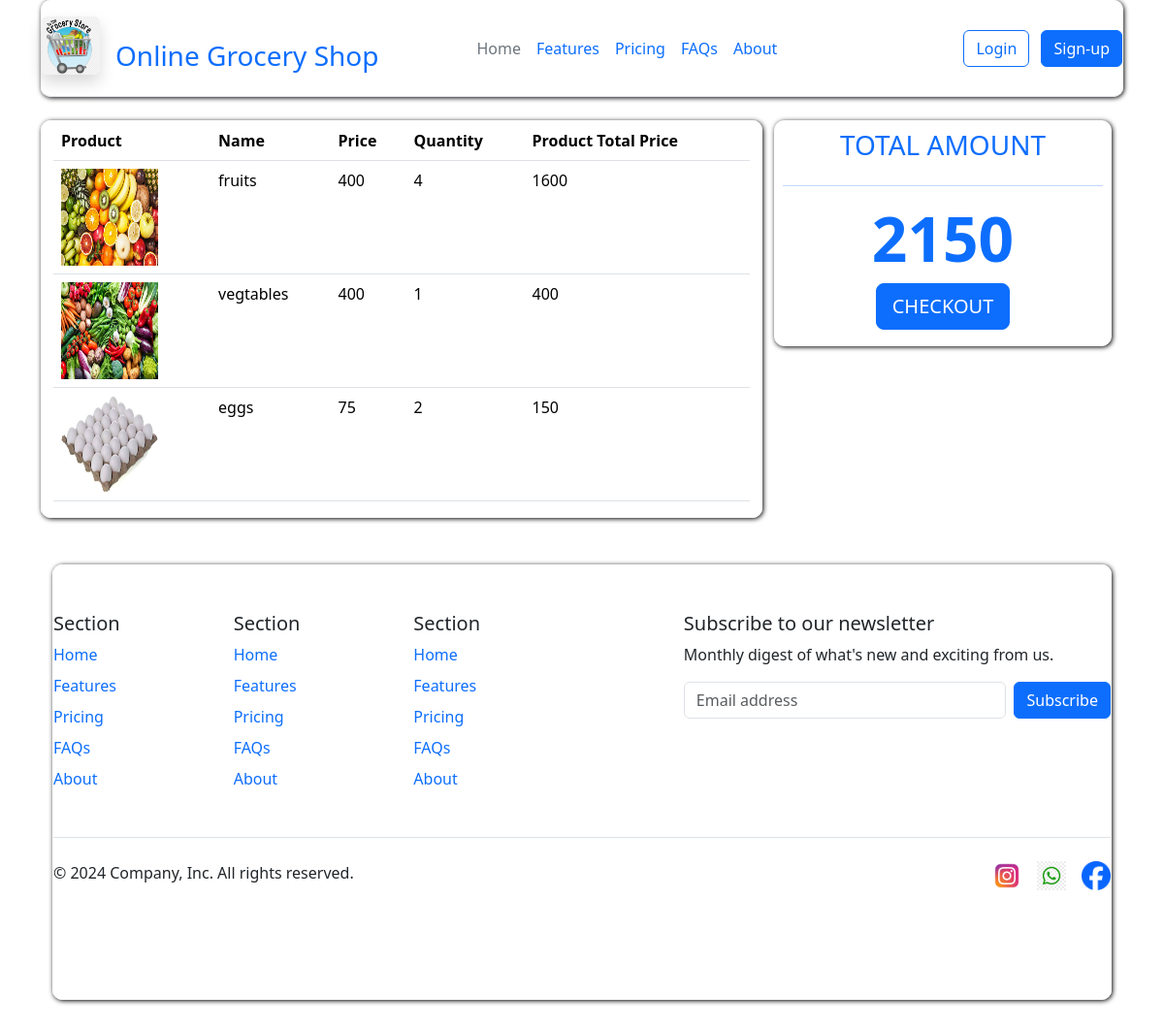
/view_cart/ (signed in), run on the app's committed database.
### myapp/models.py (models this page shows, shortened)
class Cart(models.Model):
    user=models.ForeignKey(Userdata,on_delete=models.CASCADE)
    product_item=models.ForeignKey(Product,on_delete=models.CASCADE)
    quantity=models.PositiveIntegerField(default=1)

class Product(models.Model):
    product_name=models.CharField(max_length=100)
    product_image=models.ImageField(upload_to="product/")
    ogcost=models.IntegerField()
    dcost=models.IntegerField()
    desc=models.TextField()

### myapp/views.py (the view)
# urls.py: path('view_cart/',views.view_cart,name="view_cart"),
def view_cart(request):
    email=request.session['email']
    user=Userdata.objects.get(email=email)
    cart_item=Cart.objects.filter(user=user)
    total_sum=sum(i.product_item.dcost * i.quantity for i in cart_item)
    return render(request,'cart.html',{'cart_items':cart_item,'total_sum':total_sum})

### templates/cart.html (shortened to what this page needs)
<!DOCTYPE html>
<html lang="en">
<head>
    {% load static %}
    <link href="https://cdn.jsdelivr.net/npm/bootstrap@5.3.3/dist/css/bootstrap.min.css" rel="stylesheet">
</head>
<body>
  {% load mathfilters %}
    <div class="container">
        <header class="d-flex flex-wrap align-items-center justify-content-center justify-content-md-between py-3 mb-4 border-bottom">
          <div class="col-md-4 mb-2 mb-md-0">
            <a href="/" class="d-inline-flex link-body-emphasis text-decoration-none">
              <img  src="{% static 'logo.png' %}" height="60px" width="60px" alt="" class="rounded shadow">
              <h3 class="text-primary mt-4 ms-3">
                Online Grocery Shop
              </h3>
            </a>
          </div>
          <ul class="nav col-12 col-md-auto mb-2 justify-content-center mb-md-0">
            <li><a href="#" class="nav-link px-2 link-secondary">Home</a></li>
            <li><a href="#" class="nav-link px-2 text-primary">Features</a></li>
            <li><a href="#" class="nav-link px-2 text-primary">Pricing</a></li>
            <li><a href="#" class="nav-link px-2 text-primary">FAQs</a></li>
            <li><a href="#" class="nav-link px-2 text-primary">About</a></li>
          </ul>
          <div class="col-md-3 text-end">
            <a href="{% url 'login' %}"><button type="button" class="btn btn-outline-primary text-primary me-2">Login</button></a>
            <a href="{% url 'signup' %}"> <button type="button" class="btn btn-primary">Sign-up</button></a>
          </div>
        </header>
        <div class="container mb-5">
          <div class="row">
            <div class="col-8 list">
              <table class="table">
                <tr>
                  <th>Product</th>
                  <th>Name</th>
                  <th>Price</th>
                  <th>Quantity</th>
                  <th>Product Total Price</th>
                </tr>
                {% for i in cart_items %}
                <tr>
                  <td>
                    <img src="{{i.product_item.product_image.url}}" width="100px" height="100px" alt="">
                  </td>
                  <td>
                    {{i.product_item.product_name}}
                  </td>
                  <td>
                    {{i.product_item.dcost}}
                  </td>
                  <td>
                    {{i.quantity}}
                  </td>
                  <td>
                    {{i.product_item.dcost|mul:i.quantity}}
                  </td>
                </tr>
                {% endfor %}
              </table>
            </div>
            <div class="col-4">
              <div class="card text-primary list">
                <div class="text-center">
                  <h3 class="py-2 text-primary rounded-3">
                    TOTAL AMOUNT
                  </h3>
                  <hr class="mx-2">
                  <h1 class="display-3 fw-bold">
                    {{total_sum}}
                  </h1>
                  <a href="{% url 'checkout' %}?amount={{total_sum}}" class="btn btn-primary btn-lg mb-3">CHECKOUT</a>
                </div>
              </div>
            </div>
          </div>
        </div>
          <div class="container hero mt-5 mb-5">
            <footer class="py-5">
              <div class="row">
                <div class="col-6 col-md-2 mb-3">
                  <h5>Section</h5>
                  <ul class="nav flex-column">
                    <li class="nav-item mb-2"><a href="#" class="nav-link p-0 text-primary">Home</a></li>
                    <li class="nav-item mb-2"><a href="#" class="nav-link p-0 text-primary">Features</a></li>
                    <li class="nav-item mb-2"><a href="#" class="nav-link p-0 text-primary">Pricing</a></li>
                    <li class="nav-item mb-2"><a href="#" class="nav-link p-0 text-primary">FAQs</a></li>
                    <li class="nav-item mb-2"><a href="#" class="nav-link p-0 text-primary">About</a></li>
                  </ul>
                </div>
                <div class="col-6 col-md-2 mb-3">
                  <h5>Section</h5>
                  <ul class="nav flex-column">
                    <li class="nav-item mb-2"><a href="#" class="nav-link p-0 text-primary">Home</a></li>
                    <li class="nav-item mb-2"><a href="#" class="nav-link p-0 text-primary">Features</a></li>
                    <li class="nav-item mb-2"><a href="#" class="nav-link p-0 text-primary">Pricing</a></li>
                    <li class="nav-item mb-2"><a href="#" class="nav-link p-0 text-primary">FAQs</a></li>
                    <li class="nav-item mb-2"><a href="#" class="nav-link p-0 text-primary">About</a></li>
                  </ul>
                </div>
                <div class="col-6 col-md-2 mb-3">
                  <h5>Section</h5>
                  <ul class="nav flex-column">
                    <li class="nav-item mb-2"><a href="#" class="nav-link p-0 text-primary">Home</a></li>
                    <li class="nav-item mb-2"><a href="#" class="nav-link p-0 text-primary">Features</a></li>
                    <li class="nav-item mb-2"><a href="#" class="nav-link p-0 text-primary">Pricing</a></li>
                    <li class="nav-item mb-2"><a href="#" class="nav-link p-0 text-primary">FAQs</a></li>
                    <li class="nav-item mb-2"><a href="#" class="nav-link p-0 text-primary">About</a></li>
                  </ul>
                </div>
                <div class="col-md-5 offset-md-1 mb-3">
                  <form>
                    <h5>Subscribe to our newsletter</h5>
                    <p>Monthly digest of what's new and exciting from us.</p>
                    <div class="d-flex flex-column flex-sm-row w-100 gap-2">
                      <input id="newsletter1" type="text" class="form-control" placeholder="Email address">
                      <button class="btn btn-primary" type="button">Subscribe</button>
                    </div>
                  </form>
                </div>
              </div>
              <div class="d-flex flex-column flex-sm-row justify-content-between py-4 my-4 border-top">
               <p>&copy; 2024 Company, Inc. All rights reserved.</p>
                <ul class="list-unstyled d-flex">
                  <li class="ms-3"><a class="link-body-emphasis" href="#"><img src="{% static 'insta.png' %}" alt="" width="30px" height="30px"></a></li>
                  <li class="ms-3"><a class="link-body-emphasis" href="#"><img src="{% static 'whatsapp.png' %}" alt="" width="30px" height="30px"></a></li>
                  <li class="ms-3"><a class="link-body-emphasis" href="#"><img src="{% static 'facebook.png' %}" alt="" width="30px" height="30px"></a></li>
                </ul>
              </div>
            </footer>
      </div>
</body>
</html>

### templates/cart.html (style rules this page uses)
header { border: 1px solid #fff; border-radius: 10px; box-shadow: 1px 1px 5px #000; }
.list { border: 1px solid #fff; border-radius: 10px; box-shadow: 1px 1px 5px #000; }
footer { border: 1px solid #fff; border-radius: 10px; box-shadow: 1px 1px 5px #000; }

### data on the page
Cart: product_item.product_image (picture), product_item.product_name "fruits", product_item.dcost "400", quantity "4", product_item.dcost|mul "1600"
Cart: product_item.product_image (picture), product_item.product_name "vegtables", product_item.dcost "400", quantity "1", product_item.dcost|mul "400"
Cart: product_item.product_image (picture), product_item.product_name "eggs", product_item.dcost "75", quantity "2", product_item.dcost|mul "150"

### other printed values
{{ total_sum }} "2150"
